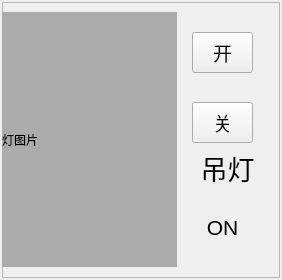
<?xml version="1.0" encoding="UTF-8"?>
<ui version="4.0">
 <class>DeviceLamp</class>
 <widget class="QWidget" name="DeviceLamp">
  <property name="geometry">
   <rect>
    <x>0</x>
    <y>0</y>
    <width>282</width>
    <height>280</height>
   </rect>
  </property>
  <property name="windowTitle">
   <string>Form</string>
  </property>
  <layout class="QGridLayout" name="gridLayout">
   <property name="leftMargin">
    <number>2</number>
   </property>
   <property name="topMargin">
    <number>2</number>
   </property>
   <property name="rightMargin">
    <number>2</number>
   </property>
   <property name="bottomMargin">
    <number>2</number>
   </property>
   <item row="0" column="0">
    <widget class="QFrame" name="frame_background">
     <property name="frameShape">
      <enum>QFrame::StyledPanel</enum>
     </property>
     <property name="frameShadow">
      <enum>QFrame::Raised</enum>
     </property>
     <widget class="QLabel" name="label_name_lamp">
      <property name="geometry">
       <rect>
        <x>160</x>
        <y>130</y>
        <width>131</width>
        <height>71</height>
       </rect>
      </property>
      <property name="font">
       <font>
        <family>汉仪旗黑-45S</family>
        <pointsize>20</pointsize>
       </font>
      </property>
      <property name="text">
       <string>吊灯</string>
      </property>
      <property name="alignment">
       <set>Qt::AlignCenter</set>
      </property>
     </widget>
     <widget class="QLabel" name="label_lamp">
      <property name="geometry">
       <rect>
        <x>0</x>
        <y>10</y>
        <width>175</width>
        <height>255</height>
       </rect>
      </property>
      <property name="styleSheet">
       <string notr="true">background-color: rgb(171, 171, 171);</string>
      </property>
      <property name="text">
       <string>灯图片</string>
      </property>
     </widget>
     <widget class="QLabel" name="label_onoff">
      <property name="geometry">
       <rect>
        <x>170</x>
        <y>200</y>
        <width>101</width>
        <height>51</height>
       </rect>
      </property>
      <property name="font">
       <font>
        <pointsize>16</pointsize>
       </font>
      </property>
      <property name="text">
       <string>ON</string>
      </property>
      <property name="alignment">
       <set>Qt::AlignCenter</set>
      </property>
     </widget>
     <widget class="QPushButton" name="pushButton">
      <property name="geometry">
       <rect>
        <x>190</x>
        <y>30</y>
        <width>61</width>
        <height>41</height>
       </rect>
      </property>
      <property name="font">
       <font>
        <pointsize>14</pointsize>
       </font>
      </property>
      <property name="text">
       <string>开</string>
      </property>
     </widget>
     <widget class="QPushButton" name="pushButton_2">
      <property name="geometry">
       <rect>
        <x>190</x>
        <y>100</y>
        <width>61</width>
        <height>41</height>
       </rect>
      </property>
      <property name="font">
       <font>
        <pointsize>14</pointsize>
       </font>
      </property>
      <property name="text">
       <string>关</string>
      </property>
     </widget>
    </widget>
   </item>
  </layout>
 </widget>
 <resources/>
 <connections/>
</ui>
